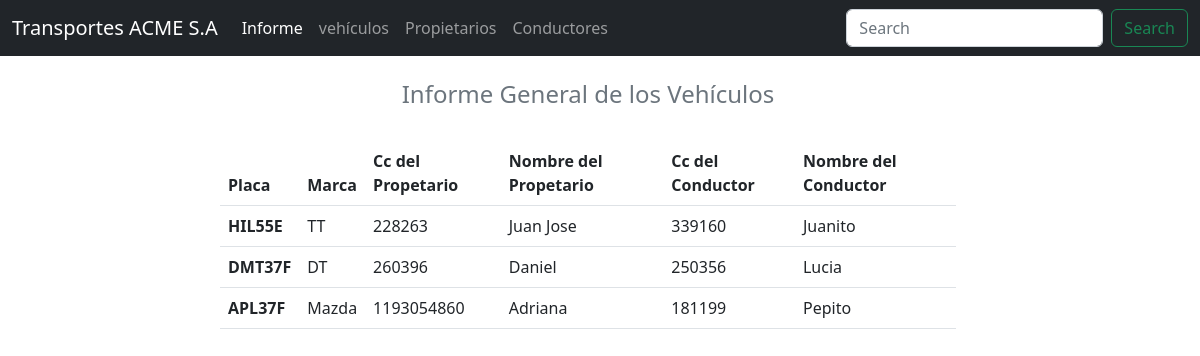
The page /views/index.php on the database its author committed.
### tables this page shows
CREATE TABLE `vehiculos` (
  `id` int(11) NOT NULL,
  `placa` text NOT NULL,
  `color` text NOT NULL,
  `marca` text NOT NULL,
  `tipo` int(11) NOT NULL,
  `cc_propietario` int(11) NOT NULL,
  `cc_conductor` int(11) NOT NULL
);

CREATE TABLE `propietario` (
  `cedula` int(11) NOT NULL,
  `nombre_propietario` text NOT NULL,
  `apellido` text NOT NULL,
  `direccion` text NOT NULL,
  `telefono` text NOT NULL,
  `ciudad` text NOT NULL
);

CREATE TABLE `conductores` (
  `cedula` int(11) NOT NULL,
  `nombre` text NOT NULL,
  `apellido` text NOT NULL,
  `direccion` text NOT NULL,
  `telefono` text NOT NULL,
  `ciudad` text NOT NULL
);

### views/index.php (the view, shortened to what this page needs)
<?php
    include "header/header.php";
?>
<div class="container-fluid row justify-content-center">
    <div class="col-8 p-4">
    <h4 class="text-center text-secondary">Informe General de los Vehículos</h4>
    <br>
        <table class="table table-hover">
            <thead>
                <tr>
                    <th scope="col">Placa</th>
                    <th scope="col">Marca</th>
                    <th scope="col">Cc del Propetario</th>
                    <th scope="col">Nombre del Propetario</th>
                    <th scope="col">Cc del Conductor</th>
                    <th scope="col">Nombre del Conductor</th>
                </tr>
            </thead>
            <tbody>
                <?php
                    include "../models/conexion.php";
                    $sql = $conexion->query(" SELECT v.marca,
                                                    v.placa,
                                                    v.cc_propietario,
                                                    v.cc_conductor,
                                                    p.nombre_propietario,
                                                    c.nombre
                                            FROM vehiculos AS v
                                            INNER JOIN propietario AS p
                                            ON  v.cc_propietario = p.cedula
                                            INNER JOIN conductores AS c
                                            ON v.cc_conductor = c.cedula; ");
                    while($datos=$sql->fetch_object()){
                ?>
                    <tr>
                        <th scope="row"> <?= $datos->placa ?> </th>
                        <td> <?= $datos->marca ?> </td>
                        <td> <?= $datos->cc_propietario ?> </td>
                        <td> <?= $datos->nombre_propietario ?> </td>
                        <td> <?= $datos->cc_conductor ?> </td>
                        <td> <?= $datos->nombre ?> </td>
                    </tr>
                <?php
                    }
                ?>
            </tbody>
        </table>
    </div>
</div>

### views/header/header.php (shortened to what this page needs)
<!DOCTYPE html>
<html lang="en">
<head>
    <link href="https://cdn.jsdelivr.net/npm/bootstrap@5.2.1/dist/css/bootstrap.min.css" rel="stylesheet">
</head>
<body>
<nav class="navbar navbar-expand-lg bg-light navbar-dark bg-dark">
  <div class="container-fluid">
    <a class="navbar-brand" href="#">Transportes ACME S.A</a>
    <div class="collapse navbar-collapse text-center" id="navbarSupportedContent">
      <ul class="navbar-nav me-auto mb-2 mb-lg-0">
        <li class="nav-item">
          <a class="nav-link active" aria-current="page" href="../views/index.php">Informe</a>
        </li>
        <li class="nav-item">
          <a class="nav-link" href="../views/vehiculos_index.php">vehículos</a>
        </li>
        <li class="nav-item">
          <a class="nav-link" href="../views/propietarios_index.php">Propietarios</a>
        </li>
        <li class="nav-item">
          <a class="nav-link" href="../views/conductores_index.php">Conductores</a>
        </li>
      </ul>
      <form class="d-flex" role="search">
        <input class="form-control me-2" type="search" placeholder="Search" aria-label="Search">
        <button class="btn btn-outline-success" type="submit">Search</button>
      </form>
    </div>
  </div>
</nav>

### rows shown on the page
vehiculos: placa "HIL55E", marca "TT", cc_propietario "228263", cc_propietario.nombre_propietario "Juan Jose", cc_conductor "339160", cc_conductor.nombre "Juanito"
vehiculos: placa "DMT37F", marca "DT", cc_propietario "260396", cc_propietario.nombre_propietario "Daniel", cc_conductor "250356", cc_conductor.nombre "Lucia"
vehiculos: placa "APL37F", marca "Mazda", cc_propietario "1193054860", cc_propietario.nombre_propietario "Adriana", cc_conductor "181199", cc_conductor.nombre "Pepito"
